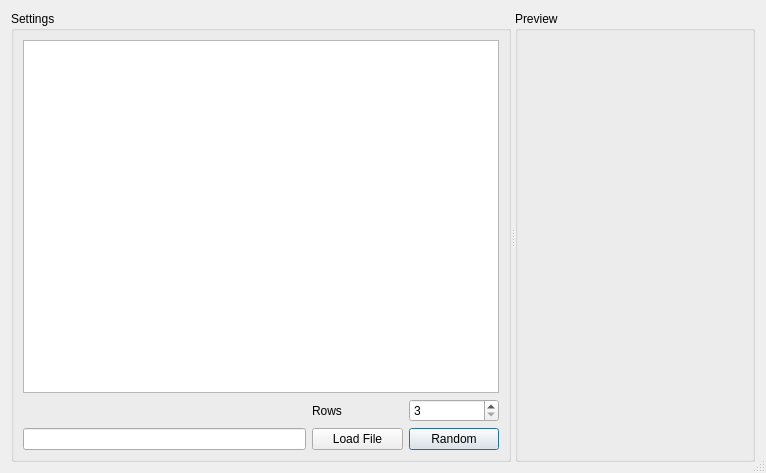
<?xml version="1.0" encoding="UTF-8"?>
<ui version="4.0">
 <class>Dialog</class>
 <widget class="QDialog" name="Dialog">
  <property name="geometry">
   <rect>
    <x>0</x>
    <y>0</y>
    <width>766</width>
    <height>473</height>
   </rect>
  </property>
  <property name="windowTitle">
   <string>QVTK Tutorial: Constructing surface from points</string>
  </property>
  <property name="sizeGripEnabled">
   <bool>true</bool>
  </property>
  <layout class="QGridLayout" name="gridLayout_4">
   <item row="0" column="0">
    <layout class="QVBoxLayout" name="verticalLayout_2">
     <item>
      <widget class="QSplitter" name="splitter">
       <property name="orientation">
        <enum>Qt::Horizontal</enum>
       </property>
       <widget class="QGroupBox" name="groupBox">
        <property name="maximumSize">
         <size>
          <width>500</width>
          <height>16777215</height>
         </size>
        </property>
        <property name="title">
         <string>Settings</string>
        </property>
        <layout class="QGridLayout" name="gridLayout_3">
         <item row="0" column="0">
          <layout class="QGridLayout" name="gridLayout_2">
           <item row="0" column="0" colspan="5">
            <widget class="QTableView" name="tableView"/>
           </item>
           <item row="3" column="4">
            <widget class="QPushButton" name="pushButton_2">
             <property name="text">
              <string>Random</string>
             </property>
            </widget>
           </item>
           <item row="3" column="3">
            <widget class="QPushButton" name="pushButton">
             <property name="text">
              <string>Load File</string>
             </property>
            </widget>
           </item>
           <item row="3" column="0" colspan="3">
            <widget class="QLineEdit" name="lineEdit">
             <property name="readOnly">
              <bool>true</bool>
             </property>
            </widget>
           </item>
           <item row="1" column="4">
            <widget class="QSpinBox" name="rowsSpinbox">
             <property name="minimum">
              <number>3</number>
             </property>
             <property name="maximum">
              <number>10000</number>
             </property>
            </widget>
           </item>
           <item row="1" column="3">
            <widget class="QLabel" name="label">
             <property name="text">
              <string>Rows</string>
             </property>
            </widget>
           </item>
          </layout>
         </item>
        </layout>
       </widget>
       <widget class="QGroupBox" name="groupBox_2">
        <property name="title">
         <string>Preview</string>
        </property>
        <layout class="QGridLayout" name="gridLayout">
         <item row="0" column="0">
          <layout class="QVBoxLayout" name="verticalLayout"/>
         </item>
        </layout>
       </widget>
      </widget>
     </item>
    </layout>
   </item>
  </layout>
 </widget>
 <resources/>
 <connections/>
</ui>
